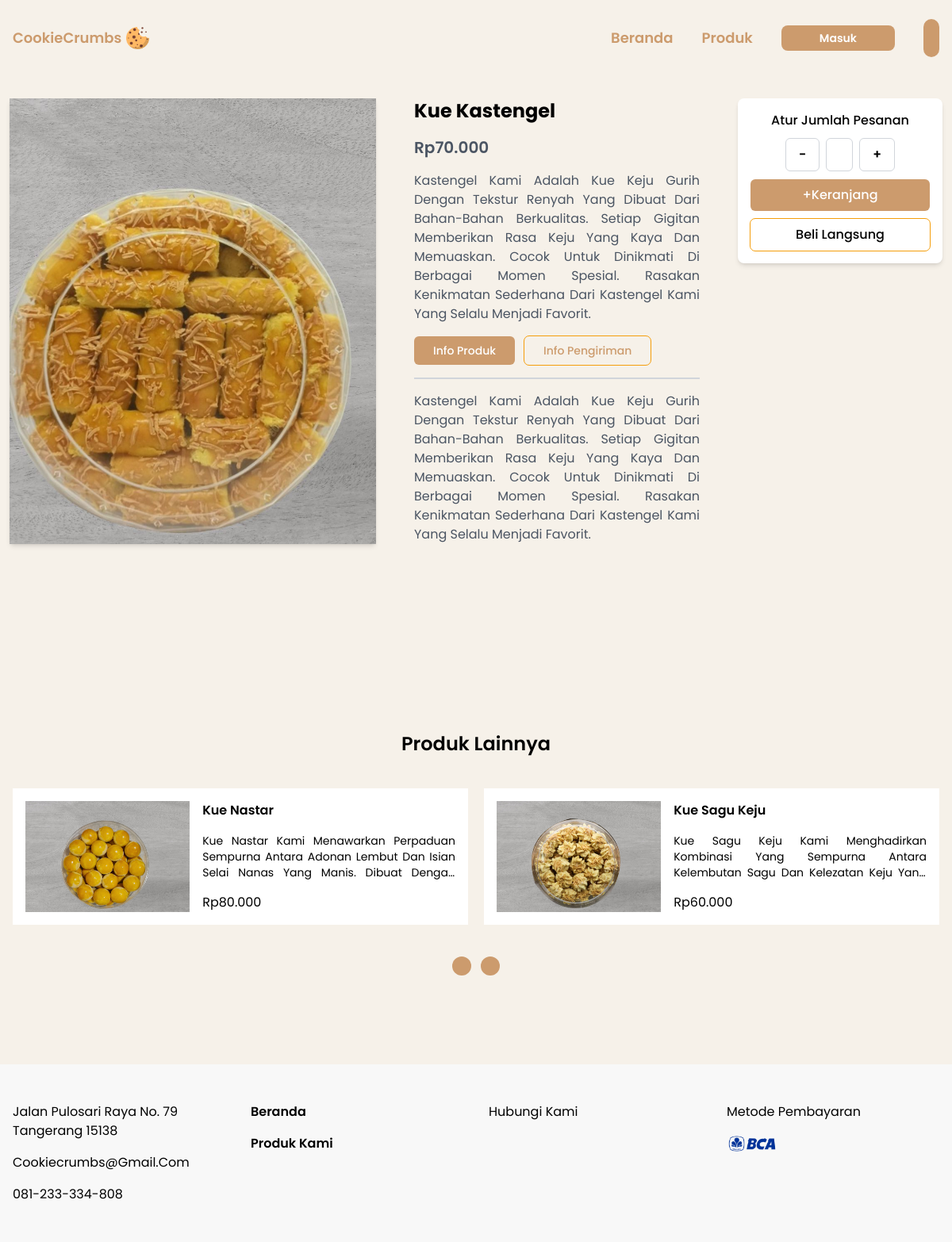
/product-detail.php?id=7, run on the app's committed database.
### tables this page shows
CREATE TABLE `product` (
  `product_id` int(11) NOT NULL,
  `product_image` text NOT NULL,
  `product_name` varchar(50) NOT NULL,
  `product_desc` varchar(500) NOT NULL,
  `product_price` int(11) NOT NULL,
  `product_recommend` tinyint(1) NOT NULL,
  `insert_date` datetime NOT NULL,
  `last_update_time` datetime NOT NULL
);

### function.php (called while the page is built, shortened)
<?php
$conn = mysqli_connect('localhost', 'root', '', 'cookiecrumb');
function query($query)
{
    global $conn;
    $result = mysqli_query($conn, $query);
    $rows = [];
    while ($row = mysqli_fetch_object($result)) {
        $rows[] = $row;
    }
    return $rows;
}
function formatNumber($number)
{
    return number_format($number, 0, ',', '.');
}

### product-detail.php (the view, shortened to what this page needs)
<?php
require "function.php";
$productId = $_GET["id"];
$detailProduct = query("select * from product where product_id = $productId ");
?>
<!DOCTYPE html>
<html lang="en">
<head>
  <link rel="stylesheet" href="src/output.css" />
  <link rel="stylesheet" href="https://cdn.jsdelivr.net/npm/@tabler/icons-webfont@latest/dist/tabler-icons.min.css" />
</head>
<body class="bg-[#f6f1e9] font-Poppins">
  <?php include "layout/navbar.php"; ?>
  <section class="container p-4 pt-6 mx-auto md:p-3">
    <?php
    foreach ($detailProduct as $product) { ?>
      <div class="grid grid-cols-1 gap-6 xl:gap-12 xl:grid-cols-12">
        <div class="h-full col-span-6 bg-black rounded shadow-md xl:col-span-5">
          <img src="assets/<?= $product->product_image ?>" alt="<?= $product->product_name ?>"
            class="object-cover w-full h-full">
        </div>
        <div class="flex flex-col col-span-6 gap-4 h-fit justify-items xl:col-span-4">
          <div class="flex flex-col gap-4 wrap justify-items ">
            <h3 class="font-bold"><?= $product->product_name ?></h3>
            <p class="text-xl font-semibold text-gray-600">Rp<?= formatNumber($product->product_price) ?></p>
            <p class="text-justify text-gray-600"><?= $product->product_desc ?></p>
          </div>
          <div class="flex gap-3 tab-event">
            <button
              class="px-6 py-2 transition-all duration-300 ease-in-out rounded-md outline outline-1 outline-amber-500 hover:text-white text-[#CC9B6D] hover:outline-0 hover:bg-[#CC9B6D] toggle-tab ">
              <h6>Info Produk</h6>
            </button>
            <button
              class="px-6 py-2 toggle-tab transition duration-300 ease-in-out rounded-md outline outline-1 outline-amber-500 hover:text-white text-[#CC9B6D] hover:outline-0 hover:bg-[#CC9B6D] ">
              <h6>Info Pengiriman</h6>
            </button>
          </div>
          <hr class="border-[0.5px] border-gray-300">
          <div class="hidden tab-box">
            <p class="text-justify text-gray-600"><?= $product->product_desc ?></p>
          </div>
        </div>
        <div
          class="sticky xl:flex hidden flex-col gap-2.5 p-4 bg-white rounded-lg shadow-md top-[110px] h-fit md:col-span-3">
          <h5 class="font-medium text-center">Atur jumlah pesanan</h5>
          <div class="flex items-center justify-center gap-2 text-base">
            <button class="px-4 py-2 font-semibold text-black border border-gray-300 rounded-md ">-</button>
            <input type="text" value="1"
              class="3xl:w-[20%] w-[15%] px-4 py-2 text-center border border-gray-300 rounded-md ">
            <button class="px-4 py-2 font-semibold text-black border border-gray-300 rounded-md ">+</button>
          </div>
          <button class="px-6 py-2 text-white rounded-md bg-[#CC9B6D]">+Keranjang</button>
          <button
            class="px-6 py-2 text-black transition duration-300 ease-in-out rounded-md hover:text-white outline-amber-500 outline outline-1 hover:outline-0 hover:bg-[#CC9B6D]">Beli
            Langsung
          </button>
        </div>
      </div>
    <?php } ?>
  </section>
  <section id="produk-lainnya" class="relative ">
    <div class="container flex flex-col gap-6 lg:gap-10 md:gap-8">
      <h3 class="font-semibold text-center">Produk Lainnya</h3>
      <div class="container swiper ">
        <div class=" product-content">
          <div class=" swiper-wrapper">
            <?php
            $result = mysqli_query($conn, "SELECT * FROM product WHERE product_id != $productId  ");
            $products = [];
            while ($row = mysqli_fetch_object($result)) {
              $products[] = $row;
            }
            foreach ($products as $product):
              ?>
              <div class="p-4 bg-white ourproduct swiper-slide ">
                <div class="grid grid-cols-5 gap-4 wrap">
                  <a class="col-span-2" href="product-detail.php?id=<?= $product->product_id ?>">
                    <img class="object-cover w-full h-full" src="assets/<?= $product->product_image ?>">
                  </a>
                  <div class="flex flex-col self-center col-span-3 gap-2 md:gap-4 wrapper">
                    <h5 class="font-semibold"><?= $product->product_name ?></h5>
                    <h6 class="text-justify line-clamp-3 "><?= $product->product_desc ?></h6>
                    <h5>Rp<?= formatNumber($product->product_price) ?></h5>
                  </div>
                </div>
              </div>
            <?php endforeach; ?>
          </div>
        </div>
      </div>
      <div class="z-10 flex w-full gap-3 mx-auto place-content-center 2xl:hidden toggle">
        <i id="prev" class="p-3 bg-[#CC9B6D] text-white text-base rounded-full ti ti-chevron-left"></i>
        <i id="next" class="p-3 bg-[#CC9B6D] text-white text-base rounded-full ti ti-chevron-right"></i>
      </div>
    </div>
  </section>
  <?php include "layout/footer.php" ?>
</body>
</html>

### data on the page
product: product_image (picture), product_name "Kue Kastengel", product_price "70.000", product_desc "Kastengel Kami Adalah Kue Keju Gurih Dengan Tekstur Renyah Yang Dibuat Dari Bahan-Bahan Berkualitas. Setiap Gigitan Memberikan Rasa Keju Yang Kaya Dan Memuaskan. Cocok Untuk Dinikmati Di Berbagai Momen Spesial. Rasakan Kenikmatan Sederhana Dari Kastengel Kami Yang Selalu Menjadi Favorit."
product: product_image (picture), product_name "Kue Nastar", product_desc "Kue Nastar Kami Menawarkan Perpaduan Sempurna Antara Adonan Lembut Dan Isian Selai Nanas Yang Manis. Dibuat…", product_price "80.000"
product: product_image (picture), product_name "Kue Sagu Keju", product_desc "Kue Sagu Keju Kami Menghadirkan Kombinasi Yang Sempurna Antara Kelembutan Sagu Dan Kelezatan Keju…", product_price "60.000"
